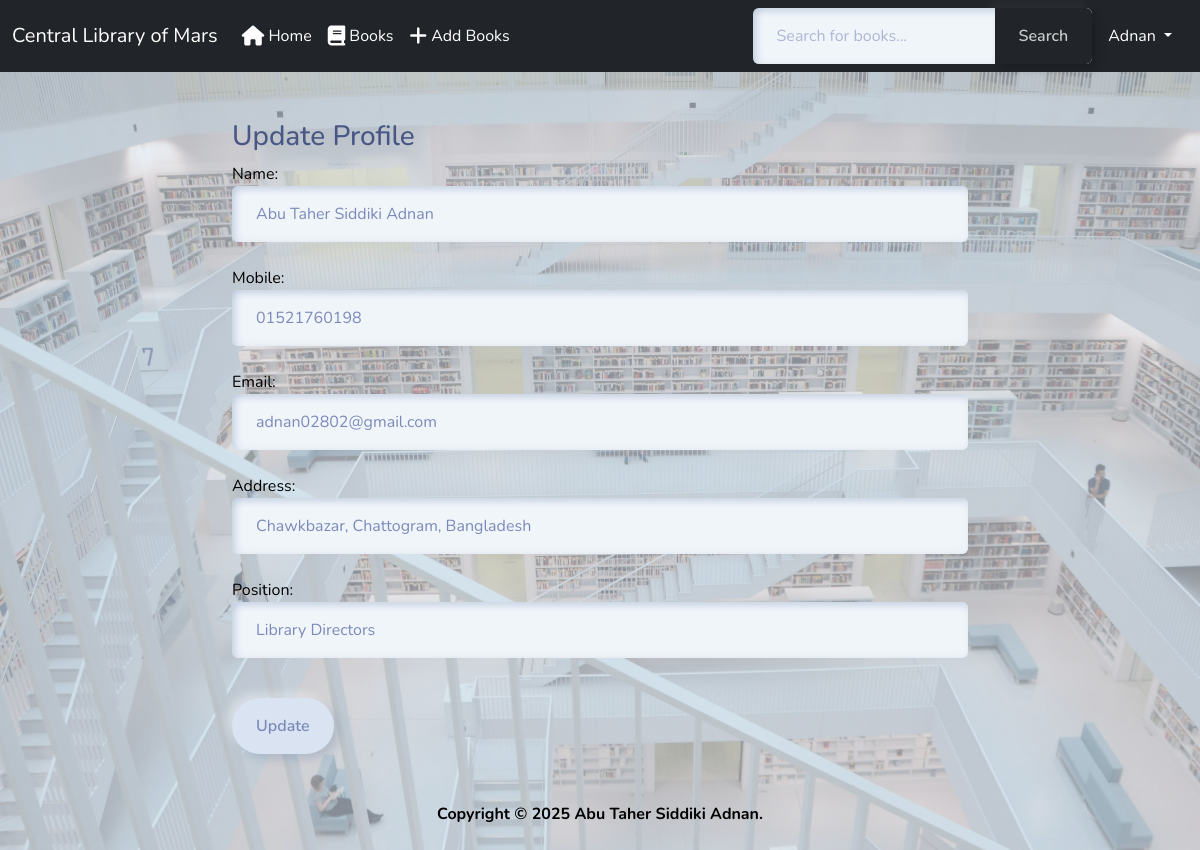
The app's page /update_profile/5/ (signed in) with its own data.
### app/models.py (models this page shows, shortened)
class Employee(models.Model):
    user = models.ForeignKey(User, on_delete=models.CASCADE)
    name = models.CharField(max_length=200)
    mobile = models.CharField(max_length=15)
    email = models.EmailField(max_length=100)
    address = models.TextField(max_length=200)
    position = models.CharField(choices=POSITION_CHOICE,max_length=50)

### app/views.py (the view)
# urls.py: path('update_profile/<int:id>/', views.update_profile, name='update_profile'),
def update_profile(request, id):
    profile = get_object_or_404(Employee, id=id)
    if request.method == 'POST':
        form = ProfileForm(request.POST, instance=profile)
        if form.is_valid():
            form.save()
            messages.success(request, 'Profile updated successfully!')
            return redirect('profile')
    else:
        form = ProfileForm(instance=profile)
    return render(request, 'app/update_profile.html', {'form': form, 'profile': profile})

### app/forms.py
class ProfileForm(forms.ModelForm):
    class Meta:
        model = Employee
        fields =['name','mobile', 'email', 'address', 'position',]
        widgets = {
            'name': forms.TextInput(attrs={'class':'form-control'}),
            'mobile': forms.TextInput(attrs={'class':'form-control'}),
            'email': forms.EmailInput(attrs={'class':'form-control'}),
            'address': forms.TextInput(attrs={'class':'form-control'}),
            'position': forms.Select(attrs={'class':'form-control'}),
        }

### app/templates/app/update_profile.html (shortened to what this page needs)
{% extends "app/base.html" %}
{% load static %}
{% block body %}
<div class="container my-5">
    <div class="row">
        <div class="col-sm-8 offset-sm-2">
            <h3>Update Profile</h3>
            <form action="" method="post">
                {% for fm in form %}
                {{ fm.label_tag }} {{ fm }} <small class="text-danger"> {{ fm.errors|striptags }} </small><br>
                {% endfor %}
                <div class="col-12 mt-3">
                    <input type="submit" value="Update" class="btn btn-warning"> <br>
                </div>
            </form>
        </div>
    </div>
</div>
{% endblock body %}

### app/templates/app/base.html (shortened to what this page needs)
{% load static %}
<!DOCTYPE html>
<html lang="en">
<head>
    <link rel="stylesheet" href="https://cdnjs.cloudflare.com/ajax/libs/font-awesome/6.1.1/css/all.min.css">
    <link href="https://cdn.jsdelivr.net/npm/bootstrap@5.3.3/dist/css/bootstrap.min.css" rel="stylesheet"
>
    <link href="{% static 'css/bootstrap.min.css' %}" rel="stylesheet">
</head>
<body class="d-flex flex-column min-vh-100">
    <nav class="navbar navbar-expand-lg bg-dark" data-bs-theme="dark">
        <div class="container-fluid">
            <a class="navbar-brand" href="{% url 'home' %}">Central Library of Mars</a>
            <div class="collapse navbar-collapse" id="navbarColor02">
                <ul class="navbar-nav me-auto">
                    {% if request.user.is_authenticated %}
                    <li class="nav-item">
                        <a class="nav-link active" href="{% url 'home' %}"> <i class="fa-solid fa-house fa-lg"></i> Home
                        </a>
                    </li>
                    <li class="nav-item">
                        <a class="nav-link text-white" href="{% url 'book_list' %}"> <i
                                class="fa-solid fa-book fa-lg"></i> Books</a>
                    </li>
                    <li class="nav-item">
                        <a class="nav-link text-white" href="{% url 'add' %}"><i class="fa-solid fa-plus fa-lg"></i> Add
                            Books</a>
                    </li>
                </ul>
                <form method="GET" action="{% url 'search_books' %}">
                    <div class="input-group">
                        <input type="text" name="q" class="form-control" placeholder="Search for books..." value="{{ query }}">
                        <button class="btn btn-secondary" type="submit">Search</button>
                    </div>
                </form>
                <ul class="navbar-nav mb-2 mb-lg-0">
                    <li class="nav-item dropdown mx-2">
                        <a class="nav-link dropdown-toggle text-white" href="" role="button" data-bs-toggle="dropdown"
                            aria-expanded="false">
                            {{ request.user }}
                        </a>
                    </li>
                </ul>
                {% endif %}
            </div>
        </div>
    </nav>
    <div class="container-fluid">
        {% block body %}{% endblock %}
    </div>
    <footer class="mt-auto mb-4">
        <div class="text-center">
            <strong>
                <span>
                    Copyright &copy;
                    <script>document.write(new Date().getFullYear())</script> Abu Taher Siddiki Adnan.
                </span>
            </strong>
        </div>
    </footer>
</body>
</html>

### records on screen
Employee: form "Abu Taher Siddiki Adnan" "01521760198" "adnan02802@gmail.com" "Chawkbazar, Chattogram, Bangladesh" "Library Directors"

### other values on screen
{{ request.user }} "Adnan"
{{ fm.label_tag }} "Name:" "Mobile:" "Email:" "Address:" "Position:"
